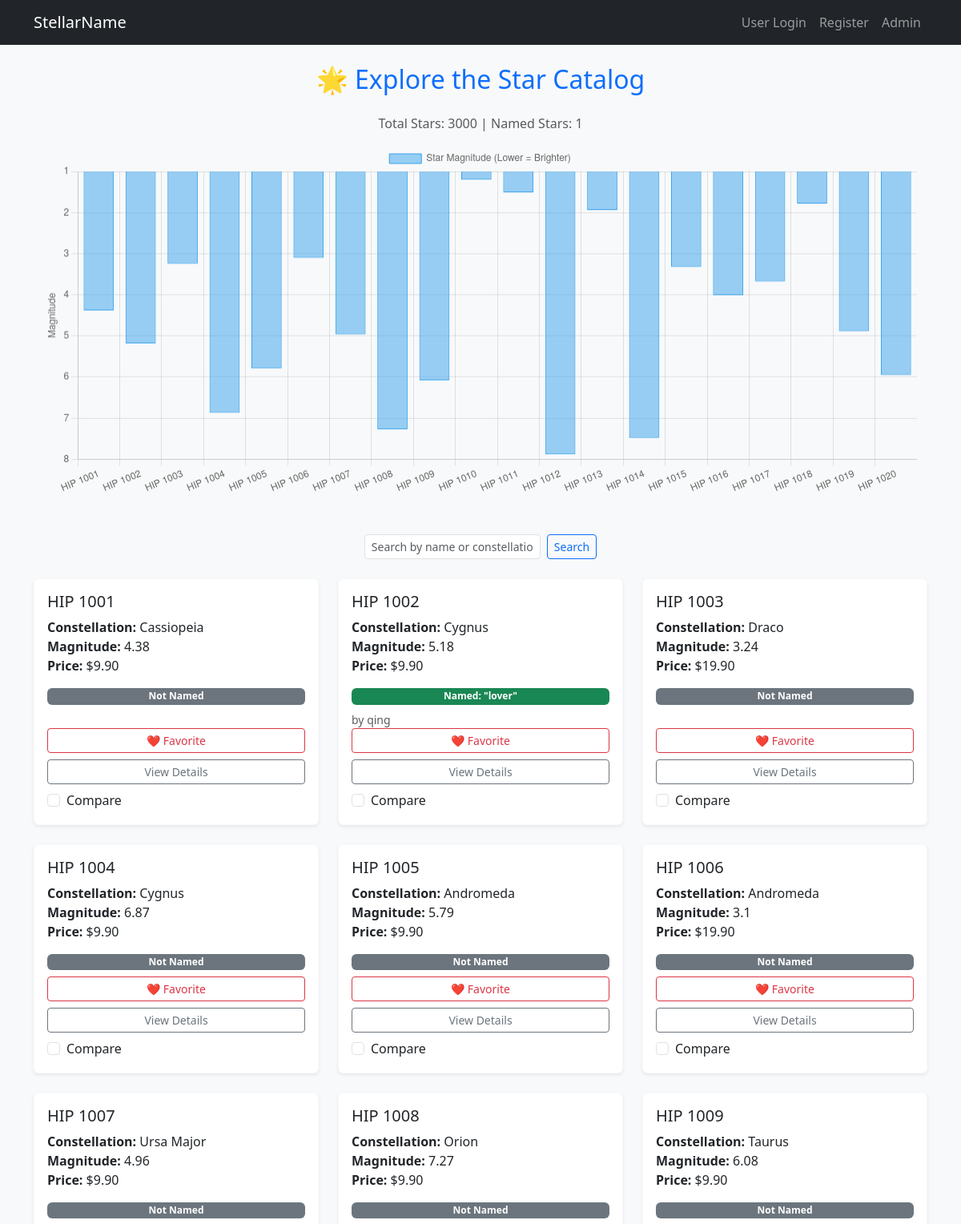
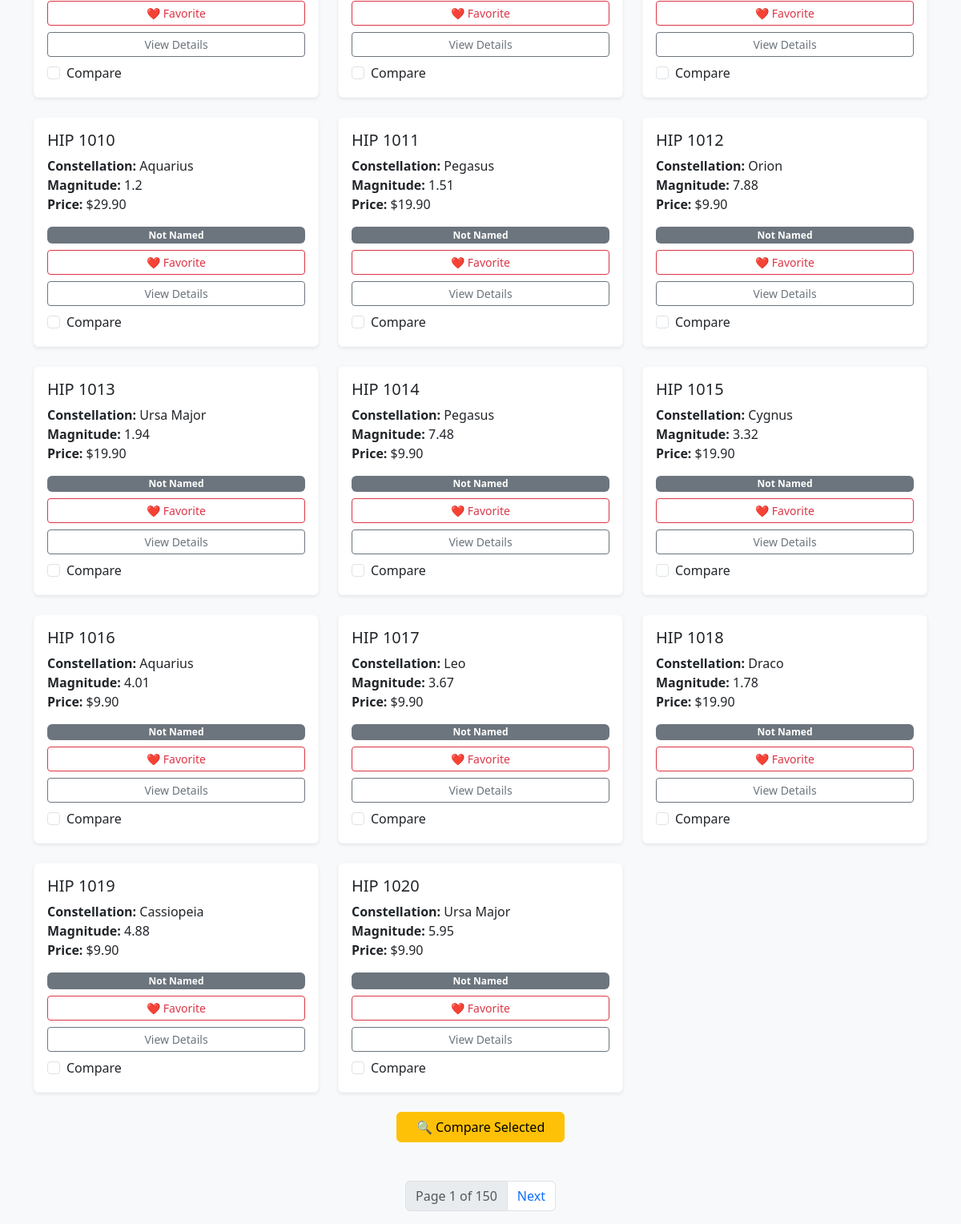
The page / on the database its author committed (2 pictures, top to bottom).
### catalog/models.py (models this page shows, shortened)
class Star(models.Model):
    name = models.CharField(max_length=100)
    constellation = models.CharField(max_length=100)
    magnitude = models.FloatField()
    ra = models.FloatField(help_text="Right Ascension")
    dec = models.FloatField(help_text="Declination")

class Order(models.Model):
    STATUS_CHOICES = [
        ('pending', 'In Cart'),
        ('paid', 'Paid, Awaiting Confirmation'),
        ('confirmed', 'Confirmed & Named'),
    ]
    user = models.ForeignKey(User, on_delete=models.CASCADE)
    star = models.ForeignKey(Star, on_delete=models.CASCADE)
    name_given = models.CharField(max_length=100)
    price = models.DecimalField(max_digits=6, decimal_places=2, default=19.99)
    date_ordered = models.DateTimeField(auto_now_add=True)
    status = models.CharField(max_length=20, choices=STATUS_CHOICES, default='pending')

### catalog/views.py (the view)
# urls.py: path('', views.star_list, name='star_list'),
def star_list(request):
    query = request.GET.get('q', '')
    constellation_filter = request.GET.get('constellation', '')
    price_filter = request.GET.get('price', '')
    stars = Star.objects.all().order_by('id')
    if query:
        stars = stars.filter(name__icontains=query) | stars.filter(constellation__icontains=query)
    if constellation_filter:
        stars = stars.filter(constellation=constellation_filter)
    if price_filter == 'high':
        stars = stars.filter(magnitude__lte=1.5)
    elif price_filter == 'mid':
        stars = stars.filter(magnitude__gt=1.5, magnitude__lte=3.5)
    elif price_filter == 'low':
        stars = stars.filter(magnitude__gt=3.5)
    constellations = Star.objects.values_list('constellation', flat=True).distinct().order_by('constellation')
    confirmed_orders = Order.objects.filter(status='confirmed')
    confirmed_dict = {o.star_id: o for o in confirmed_orders}
    paginator = Paginator(stars, 20)
    page_number = request.GET.get('page')
    page_obj = paginator.get_page(page_number)
    return render(request, 'catalog/star_list.html', {
        'page_obj': page_obj,
        'confirmed_orders': confirmed_dict,
        'total_stars': stars.count(),
        'confirmed_count': confirmed_orders.count(),
        'query': query,
        'constellations': constellations,
        'selected_constellation': constellation_filter,
        'selected_price': price_filter,
    })

### catalog/templatetags/catalog_extras.py (called while the page is built)
@register.filter
def get_item(dictionary, key):
    return dictionary.get(key)

### catalog/templates/catalog/star_list.html (shortened to what this page needs)
{% extends 'catalog/base.html' %}
{% load catalog_extras %}
{% block content %}
<h2 class="mb-4 text-center text-primary">🌟 Explore the Star Catalog</h2>
<p class="text-muted text-center">Total Stars: {{ total_stars }} | Named Stars: {{ confirmed_count }}</p>
<div class="container mb-5">
  <canvas id="starChart" height="120"></canvas>
</div>
<div class="container mb-4">
  <form method="get" action="" class="row g-2 justify-content-center">
    <div class="col-auto">
      <input type="text" name="q" value="{{ query }}" class="form-control form-control-sm" placeholder="Search by name or constellation" style="min-width: 220px;">
    </div>
    <div class="col-auto">
      <button type="submit" class="btn btn-outline-primary btn-sm">Search</button>
    </div>
  </form>
</div>
<form method="get" action="{% url 'compare_stars' %}">
  <div class="row row-cols-1 row-cols-md-3 g-4">
    {% for star in page_obj %}
      <div class="col">
        <div class="card h-100 border border-light shadow-sm">
          <div class="card-body d-flex flex-column">
            <h5 class="card-title text-dark">{{ star.name }}</h5>
            <ul class="list-unstyled mb-3">
              <li><strong>Constellation:</strong> {{ star.constellation }}</li>
              <li><strong>Magnitude:</strong> {{ star.magnitude }}</li>
              <li><strong>Price:</strong>
                {% if star.magnitude <= 1.5 %}
                  $29.90
                {% elif star.magnitude <= 3.5 %}
                  $19.90
                {% else %}
                  $9.90
                {% endif %}
              </li>
            </ul>
            {% with confirmed_orders|get_item:star.id as order %}
              {% if order %}
                <span class="badge bg-success mb-2">Named: "{{ order.name_given }}"</span>
                <small class="text-muted">by {{ order.user.username }}</small>
              {% else %}
                <span class="badge bg-secondary mb-2">Not Named</span>
              {% endif %}
            {% endwith %}
            <div class="mt-auto">
              <a href="{% url 'toggle_favorite' star.id %}" class="btn btn-sm btn-outline-danger w-100 mb-2">❤️ Favorite</a>
              <a href="{% url 'star_detail' star.id %}" class="btn btn-outline-secondary btn-sm w-100 mb-2">View Details</a>
              <div class="form-check">
                <input class="form-check-input" type="checkbox" name="stars" value="{{ star.id }}">
                <label class="form-check-label">Compare</label>
              </div>
            </div>
          </div>
        </div>
      </div>
    {% endfor %}
  </div>
  <div class="mt-4 text-center">
    <button type="button" class="btn btn-warning px-4" onclick="submitCompare()">🔍 Compare Selected</button>
  </div>
</form>
<div class="mt-5">
  <nav>
    <ul class="pagination justify-content-center">
      <li class="page-item disabled">
        <a class="page-link">Page {{ page_obj.number }} of {{ page_obj.paginator.num_pages }}</a>
      </li>
      {% if page_obj.has_next %}
        <li class="page-item">
          <a class="page-link" href="?page={{ page_obj.next_page_number }}{% if query %}&q={{ query }}{% endif %}">Next</a>
        </li>
      {% endif %}
    </ul>
  </nav>
</div>
<script>
  const ctx = document.getElementById('starChart').getContext('2d');
  const starChart = new Chart(ctx, {
    type: 'bar',
    data: {
      labels: [{% for star in page_obj %}"{{ star.name }}",{% endfor %}],
      datasets: [{
        label: 'Star Magnitude (Lower = Brighter)',
        data: [{% for star in page_obj %}{{ star.magnitude }},{% endfor %}],
        backgroundColor: 'rgba(54, 162, 235, 0.5)',
        borderColor: 'rgba(54, 162, 235, 1)',
        borderWidth: 1
      }]
    },
    options: {
      scales: {
        y: {
          beginAtZero: false,
          reverse: true,
          title: {
            display: true,
            text: 'Magnitude'
          }
        }
      }
    }
  });
  function submitCompare() {
    const selected = Array.from(document.querySelectorAll('input[name="stars"]:checked')).map(cb => cb.value);
    if (selected.length !== 2) {
      alert("Please select exactly two stars to compare.");
      return;
    }
    const url = `{% url 'compare_stars' %}?star1=${selected[0]}&star2=${selected[1]}`;
    window.location.href = url;
  }
</script>
{% endblock %}

### rows shown on the page
Star: name "HIP 1001", constellation "Cassiopeia", magnitude "4.38", shows "$9.90", shows "Not Named"
Star: name "HIP 1002", constellation "Cygnus", magnitude "5.18", shows "$9.90", id.name_given "lover", id.user.username "qing"
Star: name "HIP 1003", constellation "Draco", magnitude "3.24", shows "$19.90", shows "Not Named"
Star: name "HIP 1004", constellation "Cygnus", magnitude "6.87", shows "$9.90", shows "Not Named"
Star: name "HIP 1005", constellation "Andromeda", magnitude "5.79", shows "$9.90", shows "Not Named"
Star: name "HIP 1006", constellation "Andromeda", magnitude "3.1", shows "$19.90", shows "Not Named"
Star: name "HIP 1007", constellation "Ursa Major", magnitude "4.96", shows "$9.90", shows "Not Named"
Star: name "HIP 1008", constellation "Orion", magnitude "7.27", shows "$9.90", shows "Not Named"
Star: name "HIP 1009", constellation "Taurus", magnitude "6.08", shows "$9.90", shows "Not Named"
Star: name "HIP 1010", constellation "Aquarius", magnitude "1.2", shows "$29.90", shows "Not Named"
Star: name "HIP 1011", constellation "Pegasus", magnitude "1.51", shows "$19.90", shows "Not Named"
Star: name "HIP 1012", constellation "Orion", magnitude "7.88", shows "$9.90", shows "Not Named"
Star: name "HIP 1013", constellation "Ursa Major", magnitude "1.94", shows "$19.90", shows "Not Named"
Star: name "HIP 1014", constellation "Pegasus", magnitude "7.48", shows "$9.90", shows "Not Named"
Star: name "HIP 1015", constellation "Cygnus", magnitude "3.32", shows "$19.90", shows "Not Named"
Star: name "HIP 1016", constellation "Aquarius", magnitude "4.01", shows "$9.90", shows "Not Named"
Star: name "HIP 1017", constellation "Leo", magnitude "3.67", shows "$9.90", shows "Not Named"
Star: name "HIP 1018", constellation "Draco", magnitude "1.78", shows "$19.90", shows "Not Named"
Star: name "HIP 1019", constellation "Cassiopeia", magnitude "4.88", shows "$9.90", shows "Not Named"
Star: name "HIP 1020", constellation "Ursa Major", magnitude "5.95", shows "$9.90", shows "Not Named"

### other values the page prints
{{ total_stars }} "3000"
{{ confirmed_count }} "1"
{{ page_obj.number }} "1"
{{ page_obj.paginator.num_pages }} "150"
chart data {{ star.name }} HIP 1001, HIP 1002, HIP 1003, HIP 1004, HIP 1005, HIP 1006, HIP 1007, HIP 1008, HIP 1009, HIP 1010, HIP 1011, HIP 1012, HIP 1013, HIP 1014, HIP 1015, HIP 1016, HIP 1017, HIP 1018, HIP 1019, HIP 1020
